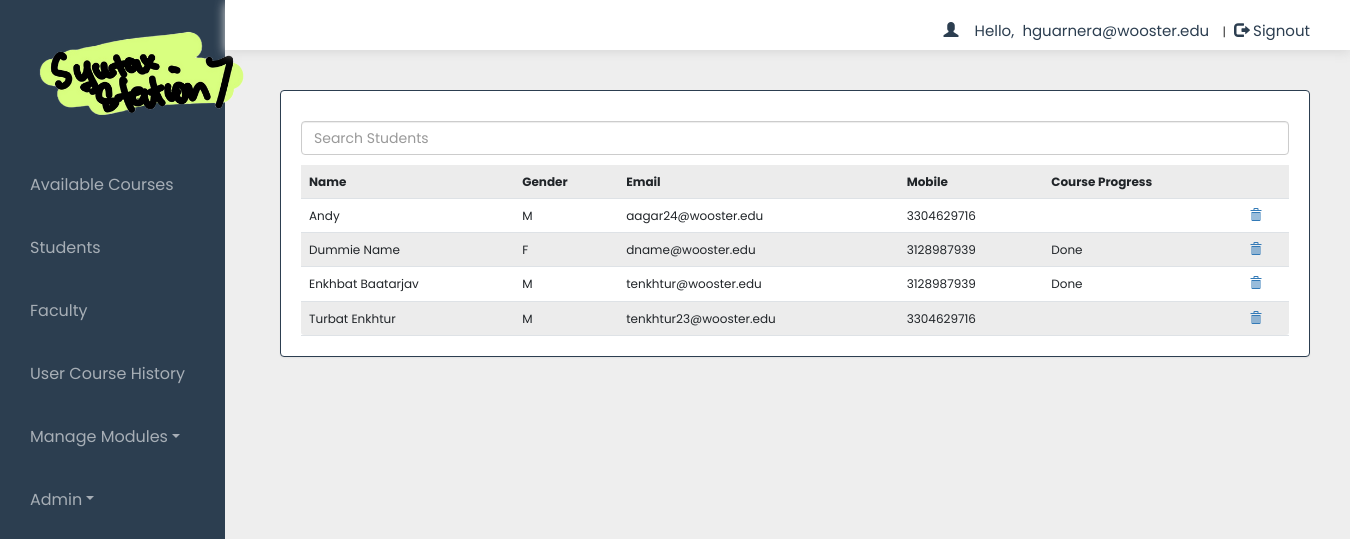
Screenshot of /dash.php?q=11 (signed in) with the database file from the repository.
### tables this page shows
CREATE TABLE `user` (
  `name` varchar(50) NOT NULL,
  `gender` varchar(5) NOT NULL,
  `email` varchar(50) NOT NULL,
  `mob` bigint(20) NOT NULL,
  `password` varchar(50) NOT NULL,
  `role` varchar(7) NOT NULL
);

### dash.php (the view, shortened to what this page needs)
<!DOCTYPE html>
<html>
<head>
    <link href="https://cdn.jsdelivr.net/npm/bootstrap@5.2.0-beta1/dist/css/bootstrap.min.css" rel="stylesheet">
    <link rel="stylesheet" href="css/bootstrap.min.css" />
    <link rel="stylesheet" href="css/bootstrap-theme.min.css" />
    <link rel="stylesheet" href="css/main.css">
    <link rel="stylesheet" href="css/font.css">
</head>
<?php
include_once 'dbConnection.php';
$email = $_SESSION['email'];
?>
<body>
    <div class="container-fluid">
        <div class="leftNavbar">
            <div class="row g-0 flex-nowrap">
                <div class="col-lg-2 col-sm-2 col-md-3 px-sm-0 px-0" style="background-color:#2c3e50;">
                    <div class="d-flex flex-column align-items-center align-items-sm-start px-0 mx-0 pt-2 text-white min-vh-100">
                        <a href="https://www.ashesi.edu.gh/" class="d-flex align-items-center pb-4 mb-md-0 me-md-auto text-white text-decoration-none">
                            <div class="logo">
                            <img src="./images/SSLogo.png" alt="" width="220" style="margin-bottom: 5px; margin-left: 20px; margin-top: 10px">
                            </div>
                        </a>
                        <ul class="nav-links px-3 mx-0">
                            <li class="nav-item" <?php if (@$_GET['q'] == 10) echo 'class="active"'; ?>>
                                <a href="dash.php?q=10">Available Courses<span class="sr-only">(current)</span></a>
                            </li>
                            <li class="nav-item" <?php if (@$_GET['q'] == 11) echo 'class="active"'; ?>>
                                <a href="dash.php?q=11">Students</a>
                            </li>
                            <li class="nav-item" <?php if (@$_GET['q'] == 12) echo 'class="active"'; ?>>
                                <a href="dash.php?q=12">Faculty</a>
                            </li>
                            <li class="nav-item" <?php if (@$_GET['q'] == 13) echo 'class="active"'; ?>>
                                <a href="dash.php?q=13">User Course History</a>
                            </li>
                            <li class="dropdown nav-item <?php if (@$_GET['q'] == 4 || @$_GET['q'] == 5) echo 'active'; ?>">
                                <a href="#" class="dropdown-toggle" data-toggle="dropdown" role="button" aria-haspopup="true" aria-expanded="false">Manage Modules</a>
                            </li>
                            <li class="dropdown nav-item <?php if (@$_GET['q'] == 8 || @$_GET['q'] == 9) echo 'active'; ?>">
                                <a href="#" class="dropdown-toggle" data-toggle="dropdown" role="button" aria-haspopup="true" aria-expanded="false">Admin</a>
                            </li>
                        </ul>
                    </div>
                </div>
                <div class="container col-lg-10" style="padding: 0 !important; margin: 0 !important;">
                    <div class="header admin" style="height: 50px;">
                        <div class="px-5" style="background-color:#FFFFFF;">
                            <?php
                            if (!(isset($_SESSION['email']))) {
                                header("location:index.php");
                            } else {
                                echo '<span class="pull-right top title1" ><span class="log1"><span class="glyphicon glyphicon-user" aria-hidden="true"></span>&nbsp;&nbsp;&nbsp;&nbsp;Hello,</span> <a href="dash.php" class="log log1">' . $email . '</a>&nbsp;|&nbsp;<a href="logout.php?q=dash.php" class="log"><span class="glyphicon glyphicon-log-out" aria-hidden="true"></span>&nbsp;Signout</button></a></span>';
                            }
                            ?>
                        </div>
                    </div>
                    <div class="bg">
                        <div class="container ">
                            <div class="row">
                                <div class="col-lg-12 ">
                                    <?php if (@$_GET['q'] == 11) {
                                        $result = mysqli_query($con, "SELECT * FROM user") or die('Error');
                                        echo  '
                                            <div class="panel">
                                            <input id="studentSearch" type="text" placeholder="Search Students" class="form-control my-3" />
                                                <table class="table table-striped title1">
                                                    <tr>
                                                        <td>
                                                            <b>Name</b>
                                                        </td>
                                                        <td>
                                                            <b>Gender</b>
                                                        </td>
                                                        <td>
                                                            <b>Email</b>
                                                        </td>
                                                        <td>
                                                            <b>Mobile</b>
                                                        </td>
                                                        <td>
                                                            <b>Course Progress</b>
                                                        </td>
                                                        <td></td>
                                                    </tr>';
                                        while ($row = mysqli_fetch_array($result)) {
                                            $name = $row['name'];
                                            $mob = $row['mob'];
                                            $gender = $row['gender'];
                                            $email = $row['email'];
                                            $role = $row['role'];
                                            $moduleLevel = mysqli_query($con, "SELECT moduleNum FROM user_progress WHERE email='$email'");
                                            $moduleProgress = mysqli_fetch_assoc($moduleLevel);
                                            $totalModules = mysqli_query($con, "SELECT COUNT(*) FROM modules");
                                            $total = mysqli_fetch_assoc($totalModules);
                                            $progress = ($moduleProgress["moduleNum"] == $total["COUNT(*)"]) ? "Done" : $moduleProgress["moduleNum"];
                                            if ($role == "Student") {
                                                echo
                                                '<tr>
                                                    <td>' . $name . '</td>
                                                    <td>' . $gender . '</td>
                                                    <td>' . $email . '</td>
                                                    <td>' . $mob . '</td>
                                                    <td>' . $progress . '</td>
                                                    <td>
                                                        <a title="Delete User" href="update.php?role=student&demail=' . $email . '">
                                                            <b>
                                                                <span class="glyphicon glyphicon-trash" aria-hidden="true"></span>
                                                            </b>
                                                        </a>
                                                    </td>
                                                </tr>';
                                            }
                                        }
                                        echo
                                        '</table>
                                        </div>
                                        ';
                                    } ?>
                                </div>
                            </div>
                        </div>
                    </div>
                </div>
            </div>
</body>
</html>

### css/main.css (style rules this page uses)
* { margin: 0; padding: 0; box-sizing: border-box; }
html { width: 100%; height: 100%; }
body { overflow-x:hidden; height: 100%; width:100%; font-size: 12px !important; font-family: "Poppins", sans-serif; background:#eee; min-height:550px; background-attachment:fixed; }
.bg { min-height:540px; }
.panel { border-color:#2c3e50; margin:40px; padding:20px; }
.header { background: #ffffff; height:100px; width: 100%; box-shadow: 0px 3px 10px rgb(218, 218, 218); }
.logo { font-size:35px; color:#ffbb33; margin:15px; }
ul { width: 100%; }
.nav-item { display: flex; align-items: center; font-size: 16px; list-style: none; padding: 20px 0; }
.nav-item a { width: 100%; color: rgba(255, 255, 255, 0.583); padding: 0px 20px; text-decoration: none; }
.top { margin-top:20px; }
.log1 { color:#2c3e50; margin-left:11px; font-size: 15px }
.log { margin:10px; margin-left:5px; color: #2c3e50; text-decoration:none; font-size:20px; font-size:15px; }

### rows the page displays
user: name "Andy", gender "M", email "aagar24@wooster.edu", mob "3304629716"
user: name "Dummie Name", gender "F", email "dname@wooster.edu", mob "3128987939", progress "Done"
user: name "Enkhbat Baatarjav", gender "M", email "tenkhtur@wooster.edu", mob "3128987939", progress "Done"
user: name "Turbat Enkhtur", gender "M", email "tenkhtur23@wooster.edu", mob "3304629716"

### other values shown
$email "hguarnera@wooster.edu"
